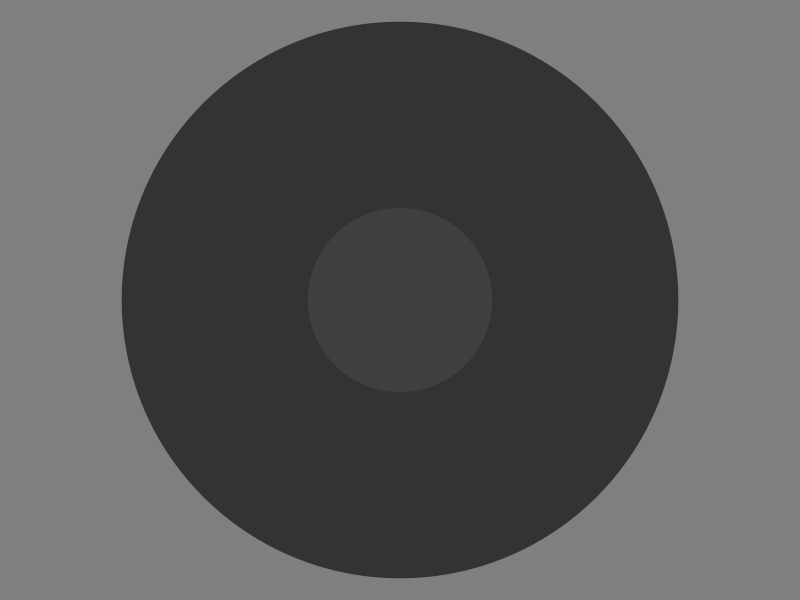
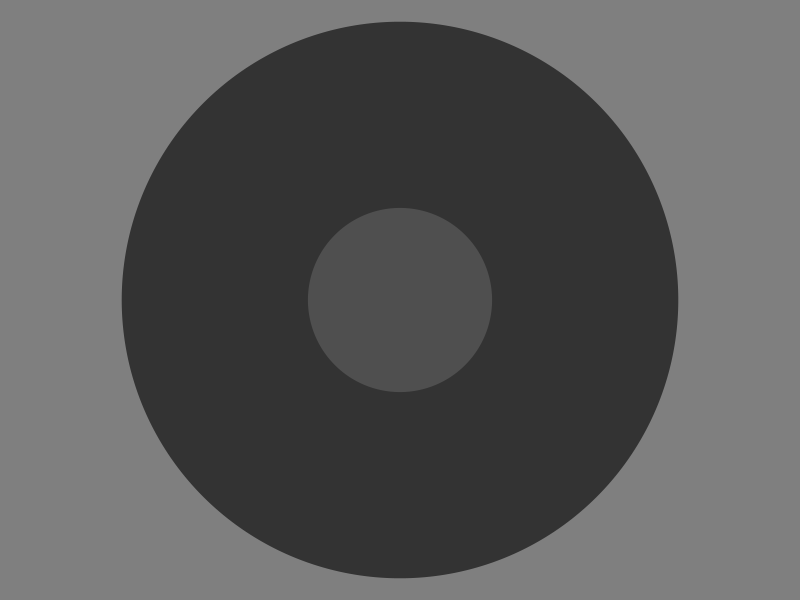
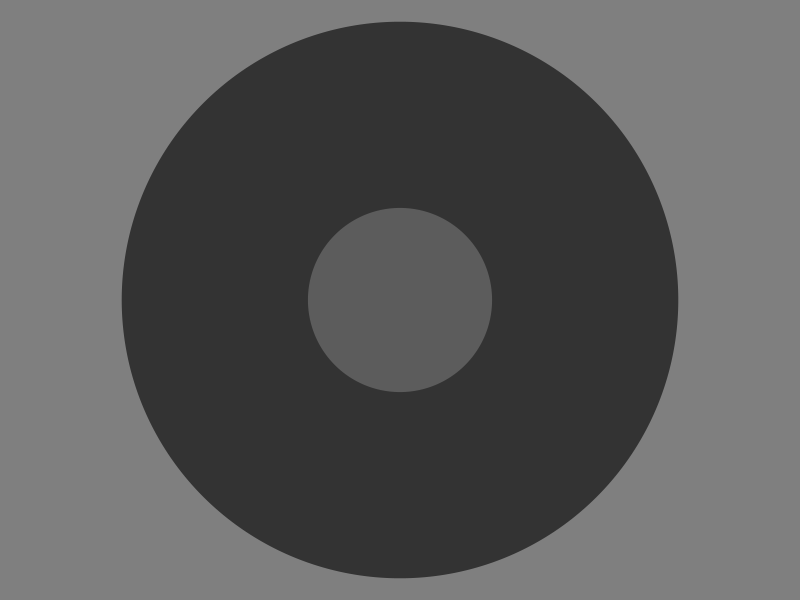
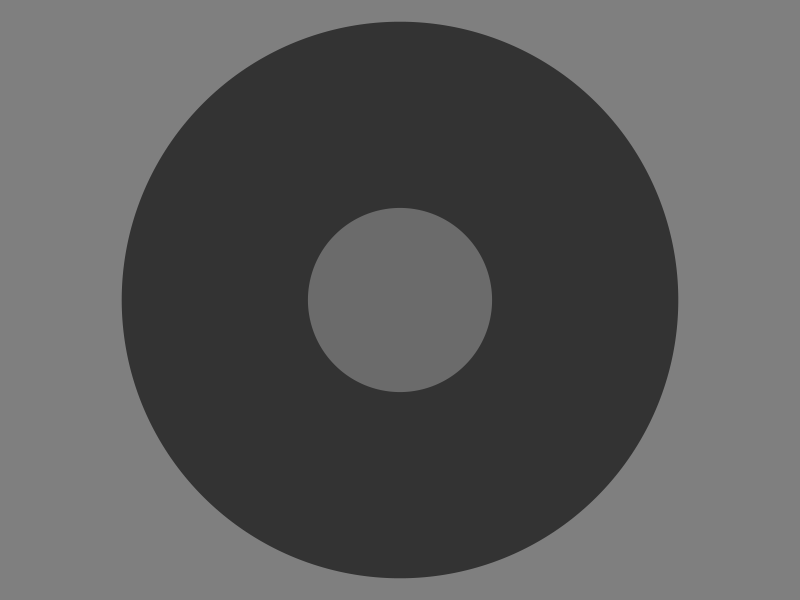
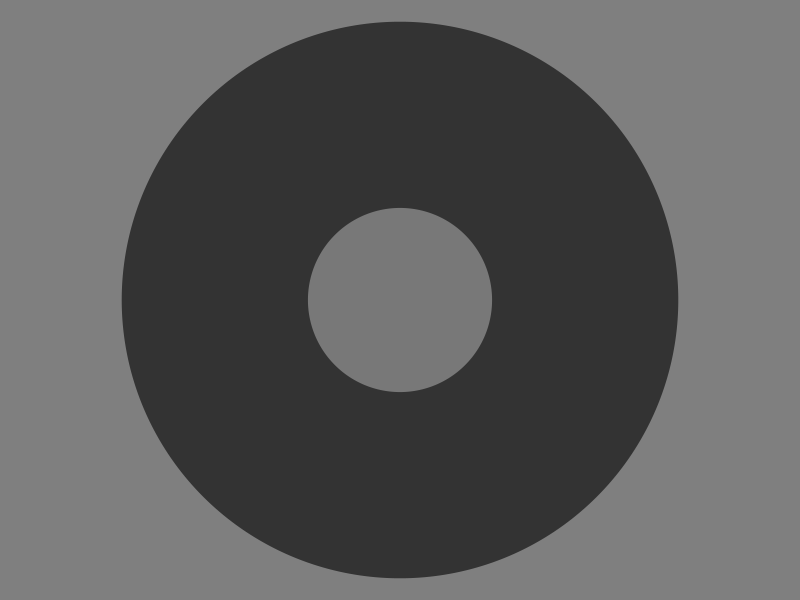
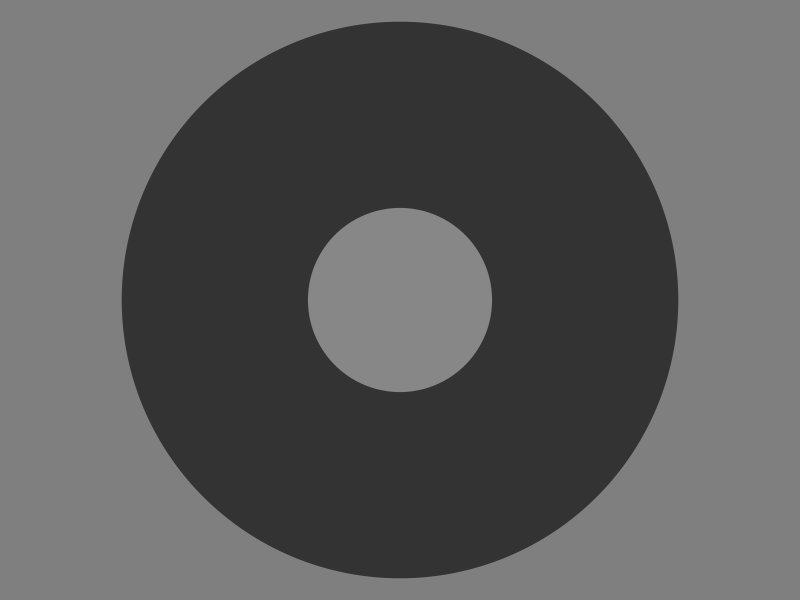
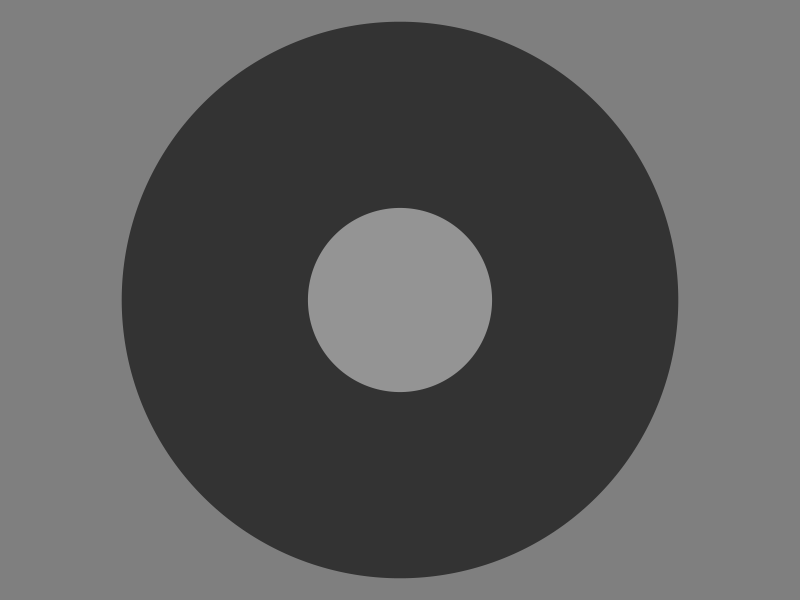
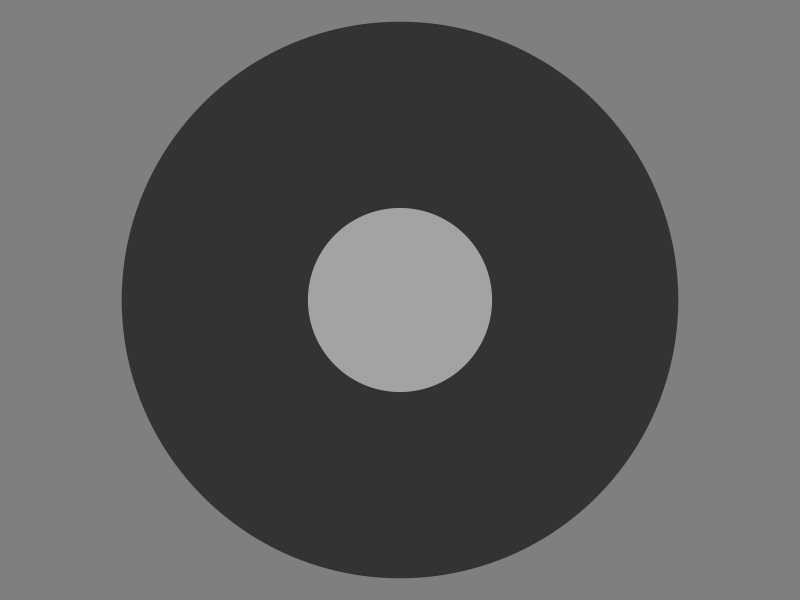

Recreate these plots in R, in order.
library("plotrix")

myCircles=function(filename,colors){
  jpeg(filename,width=320,height=480)
  par(mar=c(0,0,0,0), bg='grey50')
  plot(1, type="n", xlab="", ylab="", xlim=c(-4, 4), ylim=c(-4, 4), axes = FALSE)
  draw.circle(0, 0, c(3, 1), nv=1000, border = colors, col = colors)
  dev.off()
}
myBlankCircles=function(filename,color){
  jpeg(filename,width=320,height=480)
  par(mar=c(0,0,0,0), bg='grey50')
  plot(1, type="n", xlab="", ylab="", xlim=c(-2, 2), ylim=c(-2, 2), axes = FALSE)
  draw.circle(0, 0, c(1), nv=1000, border = color, col = color)
  dev.off()
}

target.color<-paste("grey", round(seq(25,75,length.out=10)),sep="")

# Dark circles
for(i in 0:9){
  string=sprintf("%02d",i)
  filename=paste("Dark_circle_",string,".jpeg",sep="")
  colors=c("grey20", target.color[i+1])
  myCircles(filename,colors)
}

# Bright circles
for(i in 0:9){
  string=sprintf("%02d",i)
  filename=paste("Bright_circle_",string,".jpeg",sep="")
  colors=c("grey80", target.color[i+1])
  myCircles(filename,colors)
}

# Blank circles
for(i in 0:9){
  string=sprintf("%02d",i)
  filename=paste("Blank_circle_",string,".jpeg",sep="")
  colors=target.color[i+1]
  myBlankCircles(filename,colors)
}
